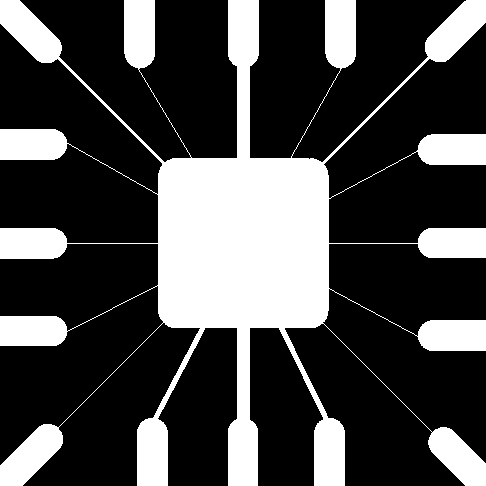
%> input picture Fig1005(a)(wirebond_mask).tif, 486 x 486 px
$ octave lab107.m   (GNU Octave 9; MATLAB toolbox functions it lacks are replaced by stand-ins)
%> lines starting %> are read from the running program, lines starting %| are printed output that depends on the picture; in (x1, y1, x2, y2) boxes, pixels count from 0 and x2, y2 are one past the last pixel; in counts of white or black regions, pixels touching at a corner belong together; the program's own positions count from 1
close all;
clear;
i = imread('Fig1005(a)(wirebond_mask).tif');
%> i is the input picture: size 486x486 uint8; 28.1% white; 1 white region, box (x1, y1, x2, y2) and area: (0, 0, 486, 486) 66259
figure,imshow(i);
r =im2double(i);
L45 = [4 -2 -2
      -2 4 -2
      -2 -2 2];
mask = imfilter(r,L45);
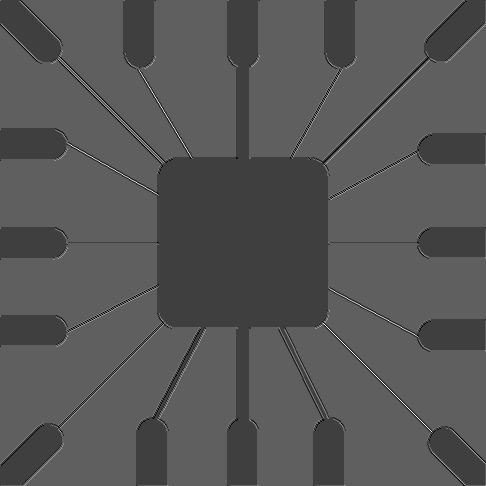
%> mask: size 486x486 double; min -6, max 10, mean -0.559; drawn with min black and max white
figure;imshow(mask,[]);
mask1=max(mask,0);
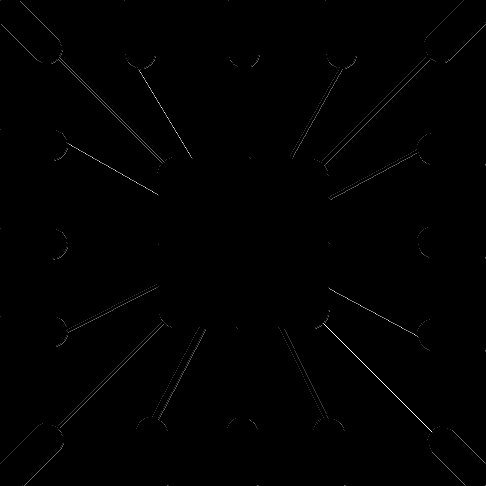
%> mask1: size 486x486 double; min 0, max 10, mean 0.037; drawn with min black and max white
figure,imshow(mask1);
%> after `imshow(mask1)`:
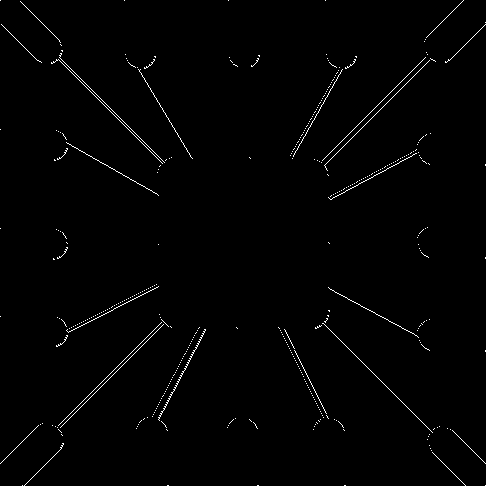
%> displayed picture: size 486x486, on the screen's scale of 0 to 255; 1.1% white in thin lines or dots
mask2= mask1 >=3;
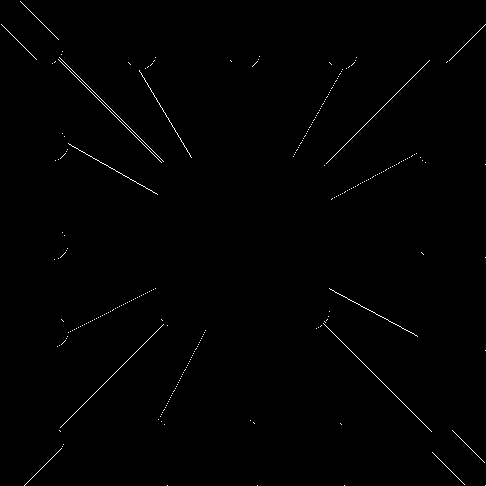
%> mask2: size 486x486 logical; 0.56% white in thin lines or dots
mask3= mask1 >=5;
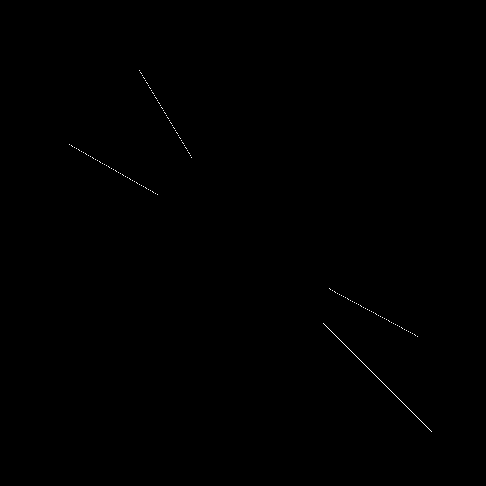
%> mask3: size 486x486 logical; 0.11% white in thin lines or dots, all inside (x1, y1, x2, y2) = (69, 70, 432, 432)
figure,imshow(mask2);
figure,imshow(mask3);
